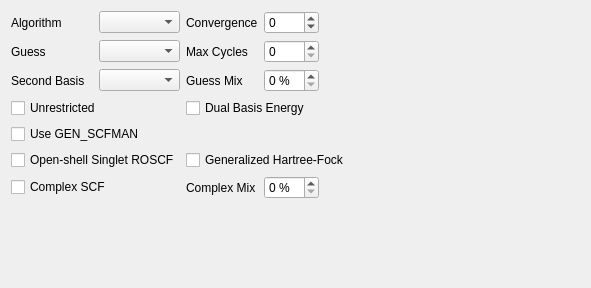
              <widget class="QWidget" name="pageScfControl">
               <property name="geometry">
                <rect>
                 <x>0</x>
                 <y>0</y>
                 <width>591</width>
                 <height>288</height>
                </rect>
               </property>
               <attribute name="label">
                <string>SCF Control</string>
               </attribute>
               <layout class="QVBoxLayout" name="verticalLayout_34">
                <item>
                 <layout class="QGridLayout" name="_8">
                  <item row="2" column="3">
                   <widget class="QSpinBox" name="scf_guess_mix">
                    <property name="suffix">
                     <string> %</string>
                    </property>
                   </widget>
                  </item>
                  <item row="1" column="0">
                   <widget class="QLabel" name="label_209">
                    <property name="text">
                     <string>Guess</string>
                    </property>
                    <property name="buddy">
                     <cstring>scf_guess</cstring>
                    </property>
                   </widget>
                  </item>
                  <item row="0" column="3">
                   <widget class="QSpinBox" name="scf_convergence">
                    <property name="minimum">
                     <number>-1</number>
                    </property>
                    <property name="maximum">
                     <number>20</number>
                    </property>
                   </widget>
                  </item>
                  <item row="1" column="1">
                   <widget class="QComboBox" name="scf_guess"/>
                  </item>
                  <item row="0" column="1">
                   <widget class="QComboBox" name="scf_algorithm"/>
                  </item>
                  <item row="0" column="2">
                   <widget class="QLabel" name="label_39">
                    <property name="text">
                     <string>Convergence</string>
                    </property>
                   </widget>
                  </item>
                  <item row="6" column="0" colspan="2">
                   <widget class="QCheckBox" name="complex">
                    <property name="text">
                     <string>Complex SCF</string>
                    </property>
                   </widget>
                  </item>
                  <item row="2" column="2">
                   <widget class="QLabel" name="label_scf_guess_mix">
                    <property name="text">
                     <string>Guess Mix</string>
                    </property>
                    <property name="buddy">
                     <cstring>scf_guess_mix</cstring>
                    </property>
                   </widget>
                  </item>
                  <item row="1" column="3">
                   <widget class="QSpinBox" name="scf_max_cycles"/>
                  </item>
                  <item row="2" column="0">
                   <widget class="QLabel" name="label_145">
                    <property name="text">
                     <string>Second Basis</string>
                    </property>
                    <property name="buddy">
                     <cstring>basis2</cstring>
                    </property>
                   </widget>
                  </item>
                  <item row="5" column="2" colspan="3">
                   <widget class="QCheckBox" name="ghf">
                    <property name="text">
                     <string>Generalized Hartree-Fock</string>
                    </property>
                   </widget>
                  </item>
                  <item row="0" column="0">
                   <widget class="QLabel" name="label_210">
                    <property name="text">
                     <string>Algorithm</string>
                    </property>
                   </widget>
                  </item>
                  <item row="5" column="0" colspan="2">
                   <widget class="QCheckBox" name="os_roscf">
                    <property name="text">
                     <string>Open-shell Singlet ROSCF</string>
                    </property>
                   </widget>
                  </item>
                  <item row="3" column="2" colspan="2">
                   <widget class="QCheckBox" name="dual_basis_energy">
                    <property name="text">
                     <string>Dual Basis Energy</string>
                    </property>
                   </widget>
                  </item>
                  <item row="1" column="2">
                   <widget class="QLabel" name="label_18">
                    <property name="text">
                     <string>Max Cycles</string>
                    </property>
                    <property name="buddy">
                     <cstring>scf_max_cycles</cstring>
                    </property>
                   </widget>
                  </item>
                  <item row="4" column="0" colspan="2">
                   <widget class="QCheckBox" name="gen_scfman">
                    <property name="text">
                     <string>Use GEN_SCFMAN</string>
                    </property>
                   </widget>
                  </item>
                  <item row="2" column="1">
                   <widget class="QComboBox" name="basis2">
                    <property name="editable">
                     <bool>false</bool>
                    </property>
                   </widget>
                  </item>
                  <item row="0" column="4">
                   <spacer>
                    <property name="orientation">
                     <enum>Qt::Horizontal</enum>
                    </property>
                    <property name="sizeHint" stdset="0">
                     <size>
                      <width>40</width>
                      <height>20</height>
                     </size>
                    </property>
                   </spacer>
                  </item>
                  <item row="6" column="3">
                   <widget class="QSpinBox" name="complex_mix">
                    <property name="suffix">
                     <string> %</string>
                    </property>
                    <property name="minimum">
                     <number>0</number>
                    </property>
                    <property name="value">
                     <number>0</number>
                    </property>
                   </widget>
                  </item>
                  <item row="6" column="2">
                   <widget class="QLabel" name="label_complex_mix">
                    <property name="text">
                     <string>Complex Mix</string>
                    </property>
                   </widget>
                  </item>
                  <item row="3" column="0" colspan="2">
                   <widget class="QCheckBox" name="unrestricted">
                    <property name="text">
                     <string>Unrestricted</string>
                    </property>
                   </widget>
                  </item>
                 </layout>
                </item>
                <item>
                 <spacer name="verticalSpacer_19">
                  <property name="orientation">
                   <enum>Qt::Vertical</enum>
                  </property>
                  <property name="sizeHint" stdset="0">
                   <size>
                    <width>20</width>
                    <height>3</height>
                   </size>
                  </property>
                 </spacer>
                </item>
               </layout>
              </widget>
